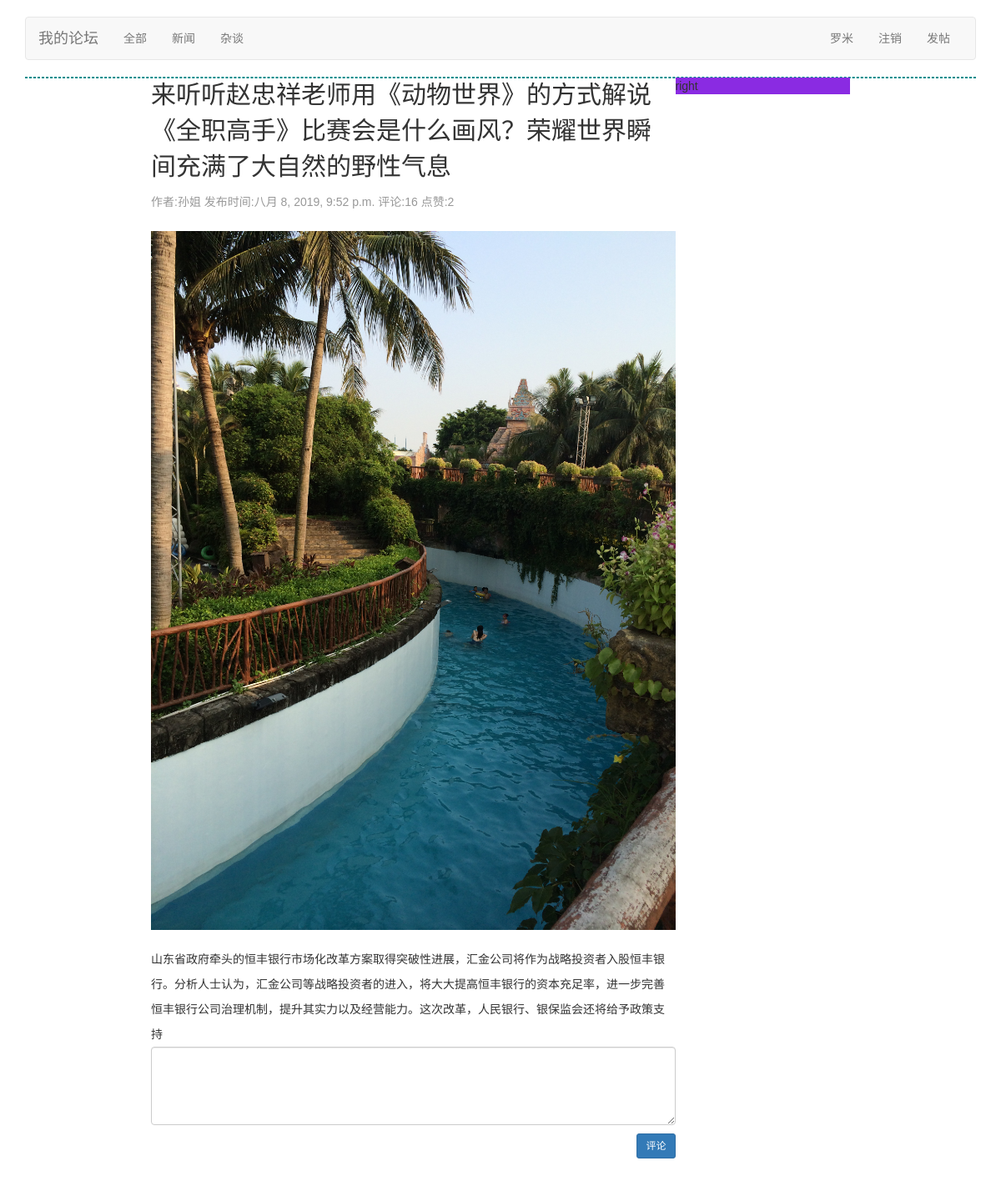
The app's page /bbs/detail/1 (signed in) with its own data.
### bbs/models.py (models this page shows, shortened)
class Category(models.Model):
    name=models.CharField(max_length=64,unique=True)
    brief=models.CharField(null=True,blank=True,max_length=255,verbose_name='板块介绍')
    set_as_top_menu=models.BooleanField(default=False,verbose_name='是否首页显示')
    position_index=models.SmallIntegerField(verbose_name='标题排序')
    admins=models.ManyToManyField('UserProfile',blank=True)     #blank=True表示可以为空，blank则用于做空字段的校验。
    '''定义str函数，这样在django后台的外键下拉框里面就会显示对应的name的值，而不是返回一个object的对象'''

class UserProfile(models.Model):
    user = models.OneToOneField(User,on_delete=models.CASCADE)
    name=models.CharField(max_length=32)
    signature=models.CharField(max_length=255,blank=True,null=True) #blank=True表示用户可以不填写这个字段，null=True表示允许数据库存储空字段。
    head_img=models.ImageField(height_field=150,width_field=150,blank=True,null=True)

class Article(models.Model):
    title=models.CharField('文章标题',max_length=255)
    brief=models.CharField(null=True,blank=True,max_length=255,verbose_name='文章简介') #null=True只是用于在数据库中存储空值，并不用于校验
    category=models.ForeignKey('Category',on_delete=models.CASCADE)
    content=models.TextField(u'文章内容')
    author=models.ForeignKey('UserProfile',on_delete=models.CASCADE)
    pub_date=models.DateTimeField('发布时间',blank=True,null=True)                     #这里不能创建的时候就填时间，因为有时候是草稿，这时候不能把草稿当作发布时间
    last_modify=models.DateTimeField(auto_now=True)     #每次修改都会更新时间
    priority=models.IntegerField(verbose_name='优先级',default=1000)
    head_img=models.ImageField('文章图片',upload_to='uploads')
    status_choice=(
        ('draft','草稿'),
        ('published','已发布'),
        ('hidden','隐藏'),
    )
    status=models.CharField(choices=status_choice,default='published',max_length=32)
    '''
    clean 用于对表里面的输入做验证，这样就不用前端去做判断了。
    如下方法：
    如果状态类型是草稿，那么就不能给这个文章的pub_date赋值，这时候就返回一个错误信息。
    如果是已发布状态且pub_date是空的，那么就给pub_date这个字段填上当前时间。
    '''
    def clean(self):
        if self.status == 'draft' and self.pub_date is not None:
            raise ValidationError(('Draft entries may not have a publication date.'))
        if self.status == 'published' and self.pub_date is None:
            self.pub_date = datetime.date.today()

### bbs/views.py (the view)
# urls.py: re_path('detail/(\d+)', views.article_detail, name='article_detail'),
def article_detail(request,article_id):
    article_obj=models.Article.objects.get(id=article_id)
    comment_tree=comment_handler.build_tree(article_obj.comment_set.select_related())
    return render(request, 'bbs/article_detail.html', {'article_obj':article_obj, 'category_list':category_list})

### bbs/comment_handler.py (called while the page is built)
def add_node(tree_dic,comment):
    if comment.parent_comment is None:
        tree_dic[comment]={}
    else:
        for k,v in tree_dic.items():
            if k == comment.parent_comment:
                tree_dic[comment.parent_comment][comment]={}
            else:
                add_node(v,comment)

def build_tree(comment_set):
    tree_dic={}
    for comment in comment_set:
        print(comment.parent_comment)
        add_node(tree_dic,comment)
    return tree_dic

### bbs/models.py (called while the page is built)
    def __str__(self):
        return '%s,%s'%(self.parent_comment,self.comment)

### bbs/templatetags/custom.py (called while the page is built)
@register.simple_tag
def truncate_url(img_obj):
    return img_obj.split('/', maxsplit=1)[-1]    #和上面的join取得的结果是一样的

@register.simple_tag
def filter_comment(article_obj):
    query_set=article_obj.comment_set.select_related()
    comments={
        'comment_count':query_set.filter(comment_type=1).count(),
        'thumb_count':query_set.filter(comment_type=2).count(),
    }
    return comments

### templates/bbs/article_detail.html (shortened to what this page needs)
{% extends 'base.html' %}
{% load  custom static %}
{% block page-container %}
    <div class="wrap-left">
        <div class="article-title-bg">{{ article_obj.title }}</div>
        <div class="article-title-brief">
            <span>作者:{{ article_obj.author.name }}</span>
            <span>发布时间:{{ article_obj.pub_date }}</span>
            <span>
                {% filter_comment article_obj as comments %}
                评论:{{ comments.comment_count }}
                点赞:{{ comments.thumb_count }}
            </span>
        </div>
        <div class="article-content">
            {% truncate_url article_obj.head_img.url as imgpath %}
            <img class="article-detail-head-img" src="{% static imgpath %}"/>
            {{ article_obj.content }}
        </div>
        <div class="comment-box">
            {% if request.user.is_authenticated %}
                <div class="comment-area">
                <textarea class="form-control" rows="4"></textarea>
                <button class="btn btn-sm btn-primary pull-right" style="margin-top:10px;">评论</button>
                </div>
            {% else %}
                <div class="jumbotron" style="text-align: center">
                    <h4><a class="btn-link" href="{% url 'login' %}?next={{ request.path_info }}">登录</a>后再评论!</h4>
                </div>
            {% endif %}
        </div>
    </div>
    <div class="wrap-right">
        right
    </div>
{% endblock %}

### templates/base.html (shortened to what this page needs)
{% load custom static %}
<!DOCTYPE html>
<html lang="zh-CN">
<head>
    <link href="/static/bootstrap-3.3.7-dist/css/bootstrap.min.css" rel="stylesheet">
    <link href="/static/bootstrap-3.3.7-dist/css/ie10-viewport-bug-workaround.css" rel="stylesheet">
    <link href="/static/bootstrap-3.3.7-dist/css/navbar.css" rel="stylesheet">
    <link href="/static/bootstrap-3.3.7-dist/css/custom.css" rel="stylesheet">
</head>
<body>
<div class="container">
    <nav class="navbar navbar-default">
        <div class="container-fluid">
            <div class="navbar-header">
                <a class="navbar-brand" href="/bbs">我的论坛</a>
            </div>
            <div id="navbar" class="navbar-collapse collapse">
                <ul class="nav navbar-nav">
                    {% for category in category_list %}
                        {% if category.id == category_obj.id %}
                            <li class="active"><a href="/bbs/category/{{ category.id }}">{{ category.name }}</a></li>
                        {% else %}
                            <li><a href="/bbs/category/{{ category.id }}">{{ category.name }}</a></li>
                        {% endif %}
                    {% endfor %}
                </ul>
                <ul class="nav navbar-nav navbar-right">
                    {% if request.user.is_authenticated %}
                        <li class=""><a
                                href="https://v3.bootcss.com/examples/navbar/">{{ request.user.userprofile.name }} </a></li>
                        <li class=""><a href="{% url 'logout' %}">注销 <span class="sr-only">(current)</span></a></li>
                    {% else %}
                        <li class=""><a href="{% url 'login' %}">登录/注册 <span class="sr-only">(current)</span></a></li>
                    {% endif %}
                        <li class=""><a href="{% url 'new_article' %}">发帖</a> </li>
                </ul>
            </div>
        </div>
    </nav>
    <div class="page-container">
        {% block page-container %}{% endblock %}
    </div>
</div>
</body>
</html>

### records on screen
Category: name "全部"
Category: name "新闻"
Category: name "杂谈"
Article: title "来听听赵忠祥老师用《动物世界》的方式解说《全职高手》比赛会是什么画风？荣耀世界瞬间充满了大自然的野性气息", author.name "孙姐", pub_date "八月 8, 2019, 9:52 p.m.", content "山东省政府牵头的恒丰银行市场化改革方案取得突破性进展，汇金公司将作为战略投资者入股恒丰银行。分析人士认为，汇金公司等战略投资者的进入，将大大提高恒丰银行的资本充足率，进一步完善恒丰银行公司治理机制，提升其实力以及经营能力。这次改革，人民银行、银保监会还将给予政策支持"

### other values on screen
{{ request.user.userprofile.name }} "罗米"
{{ comments.comment_count }} "16"
{{ comments.thumb_count }} "2"
